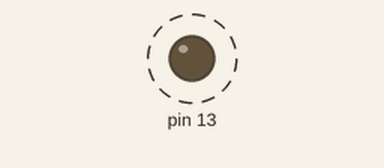
Bench run of a sketch on a simulated Arduino Leonardo, built with avr-gcc and run on an emulated ATmega32U4. Shown: output pins drawn as LEDs (lit = HIGH). Dashed ring = blinking. USB keyboard and mouse output is not drawn.

Above: at 8.1 s.
Timing chart, 0 to 12.3 s (numbered marks = the images above):
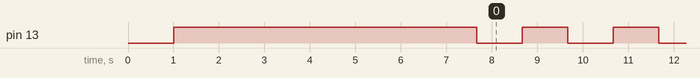

Measured:
- by itself, pin 13: alternates HIGH for 1.0 s and LOW for 1.0 s

The sketch:

KeyBoard_Leo_beetle_test.ino
```cpp
/*  CJMCU beetle Keyboard 테스트 프로그램
*   수정 : 2018. 12. 11
*   제작 : eleparts 부설연구소
*   SW ver. 1.0.0
*/

#include <Keyboard.h>

void setup() {
	// put your setup code here, to run once:
	Keyboard.begin();
	delay(1000);                                      //지연 1초
	pinMode(13,OUTPUT);
	digitalWrite(13,HIGH);

	Keyboard.press(KEY_LEFT_GUI);                    // 윈도우 키
	Keyboard.write('r');
	delay(10);
	Keyboard.releaseAll();
	delay(1000);
	Keyboard.println("notepad");                    // 메모장 실행
	delay(2000);
	Keyboard.println("Hello Wordl!!!");             // 문자 출력
	Keyboard.println("CJMCU Leonardo Bettle Keyboard TEST");
	Keyboard.write(KEY_RETURN);
	delay(2000);
	Keyboard.println("bye~");
	delay(1000);
	Keyboard.press(KEY_LEFT_ALT);                   // ALT+ F (파일 메뉴)
	Keyboard.write('f');
	delay(10);
	Keyboard.releaseAll();                          // 종료
	Keyboard.write('x');
	delay(500);
	Keyboard.write('n');                            // 저장하지 않음
	Keyboard.releaseAll();
}

void loop() {                                       // LED 점멸 반복
	// put your main code here, to run repeatedly:
	digitalWrite(13,LOW);
	delay(1000);
	digitalWrite(13,HIGH);
	delay(1000);
}
```
